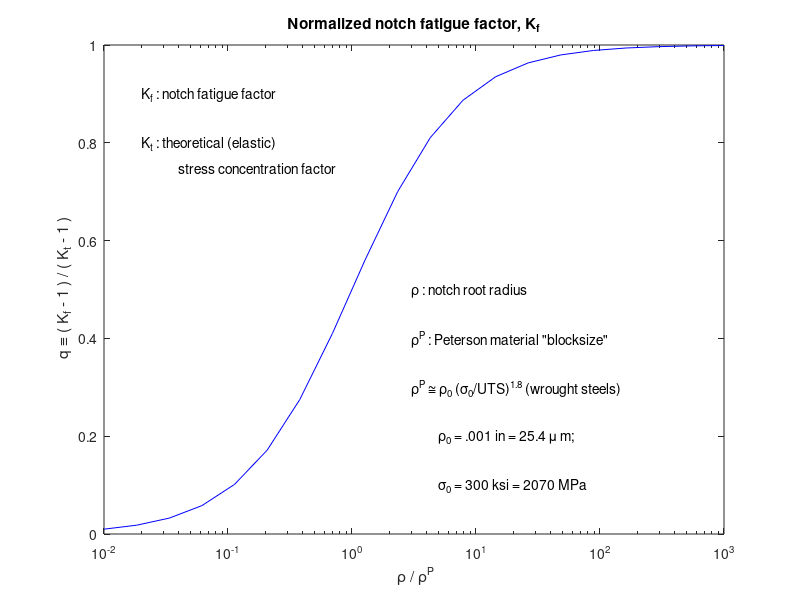
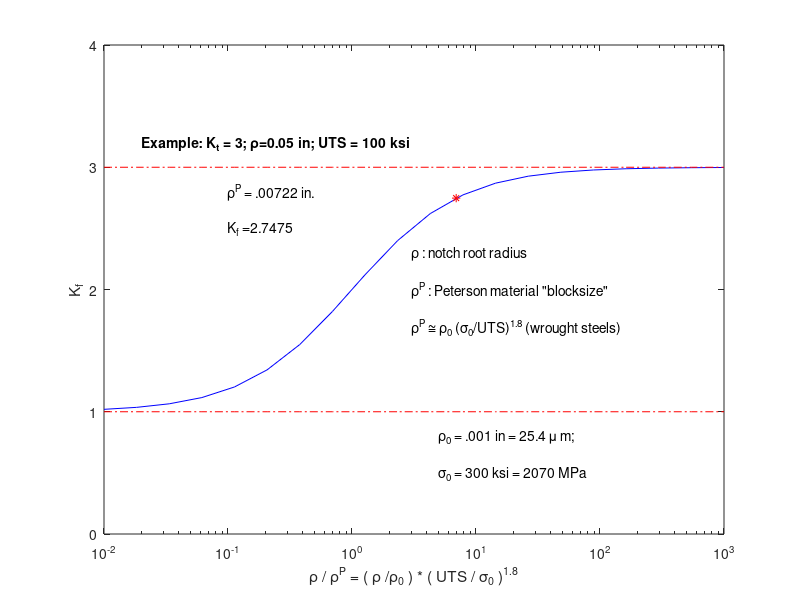
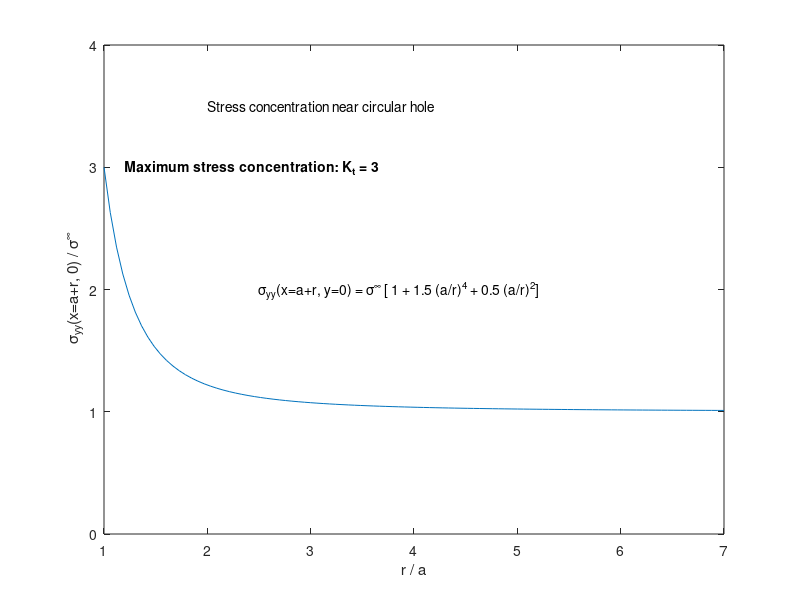

MATLAB code to generate these figures, in order:
%
%  notch fatigue factor efficiency
%
% Peterson: q =(Kf-1)/(Kt-1) = 1/(1+rhostar/rho)
%
%
clear
figure
rhonorm=logspace(-2,3,20);
q = 1./(1+ 1./rhonorm);
semilogx(rhonorm,q,'-b');
xlabel(' \rho / \rho^{P}');
ylabel(' q \equiv ( K_f - 1 ) / ( K_t - 1 )');
title('Normalized notch fatigue factor, K_f');
hold on
text(3.,.5,'\rho : notch root radius');
text(3.,.4,'\rho^{P} : Peterson material "blocksize" ');
text(3.,.3,'\rho^{P} \cong \rho_0 (\sigma_0/UTS)^{1.8} (wrought steels)');
text(5.,.2,'\rho_0 = .001 in = 25.4 \mu m;');
text(5.,.1,'\sigma_0 = 300 ksi = 2070 MPa');
text(.02,.9,'K_f : notch fatigue factor');
text(.02,.8,'K_t : theoretical (elastic)');
text(.04,.75,'stress concentration factor');
hold off
%
% draw figure of K_f and K_t vs rhonorm
figure
Kt=3
Kf = 1 + q.*(Kt-1);
semilogx(rhonorm,Kf,'-b');
[m,n]=size(q)
kfmax=ones(m,n)*Kt;
kfmin=ones(m,n);
axis([.01,1000.,0,Kt+1]);
xlabel('\rho / \rho^{P} = ( \rho /\rho_0 ) * ( UTS / \sigma_0 )^{1.8}');
ylabel('K_f');
hold on
semilogx(rhonorm,kfmax,'-.r');
semilogx(rhonorm,kfmin,'-.r');
text(.02,3.2,'\bf{Example}: K_t = 3; \rho=0.05 in; UTS = 100 ksi');
UTS = 100; % 100 ksi
notchrho=0.05 ;% IN INCHES
Rpeterson= .001* (300/UTS)^(1.8);% in inches
xspot=notchrho/Rpeterson
yspot=1+(Kt-1)*(1/(1+1/xspot))
plot(xspot,yspot,'*r');
stringer=sprintf('K_f =%g',yspot);
stringer2=sprintf('%g inches is Peterson blocksize',Rpeterson);
text(.1,2.5,stringer);
text(.1,2.8,'\rho^{P} = .00722 in.');
text(3.,2.3,'\rho : notch root radius');
text(3.,2.0,'\rho^{P} : Peterson material "blocksize" ');
text(3.,1.7,'\rho^{P} \cong \rho_0 (\sigma_0/UTS)^{1.8} (wrought steels)');
text(5.,0.8,'\rho_0 = .001 in = 25.4 \mu m;');
text(5.,0.5,'\sigma_0 = 300 ksi = 2070 MPa');
hold off
figure
rbya=linspace(1,7,100);
sconc_circ=1 + 1.5*rbya.^(-4)+ 0.5*rbya.^(-2);
plot(rbya,sconc_circ);
axis([1,7,0,4]);
xlabel(' r / a ');
ylabel(' \sigma_{yy}(x=a+r, 0) / \sigma^{\infty}');
text(2,3.5,'Stress concentration near circular hole');
text(1.2,3,'\bf{Maximum stress concentration: K_t = 3}')
text(2.5,2,'\sigma_{yy}(x=a+r, y=0) = \sigma^{\infty} [ 1 + 1.5 (a/r)^4 + 0.5 (a/r)^2]');